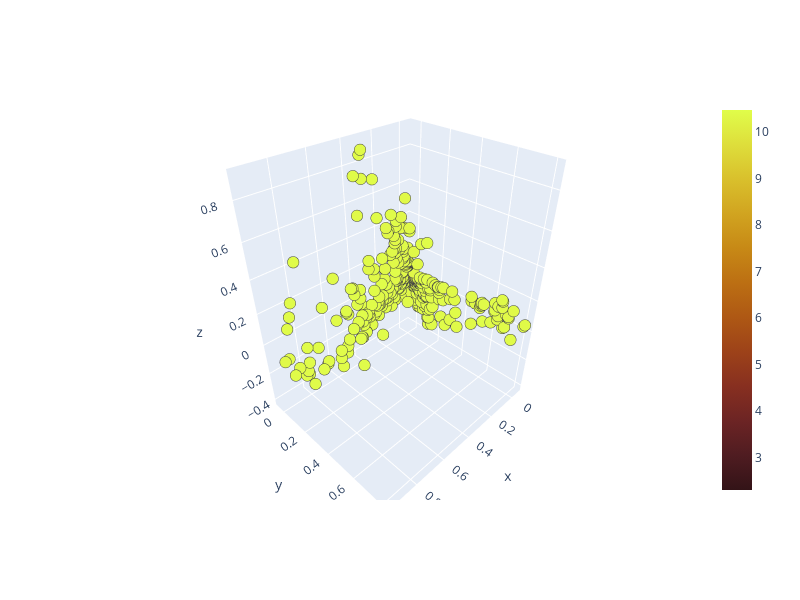
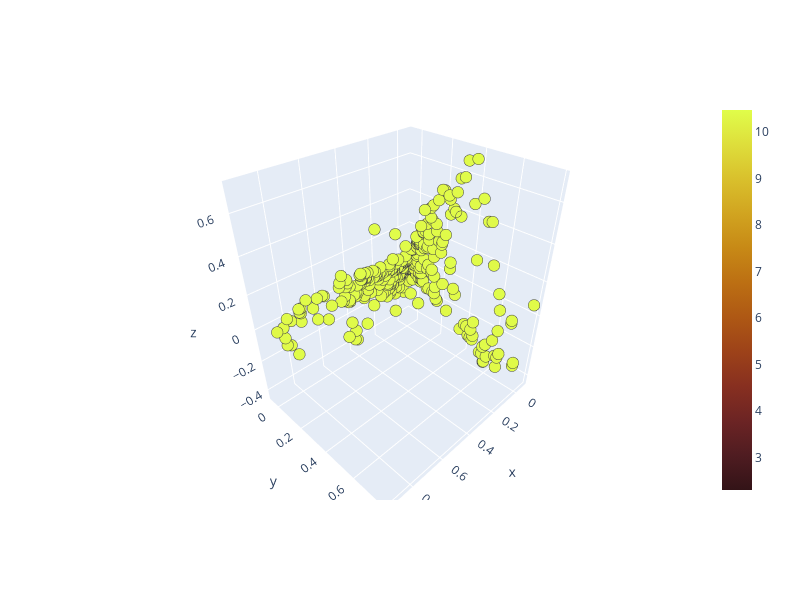
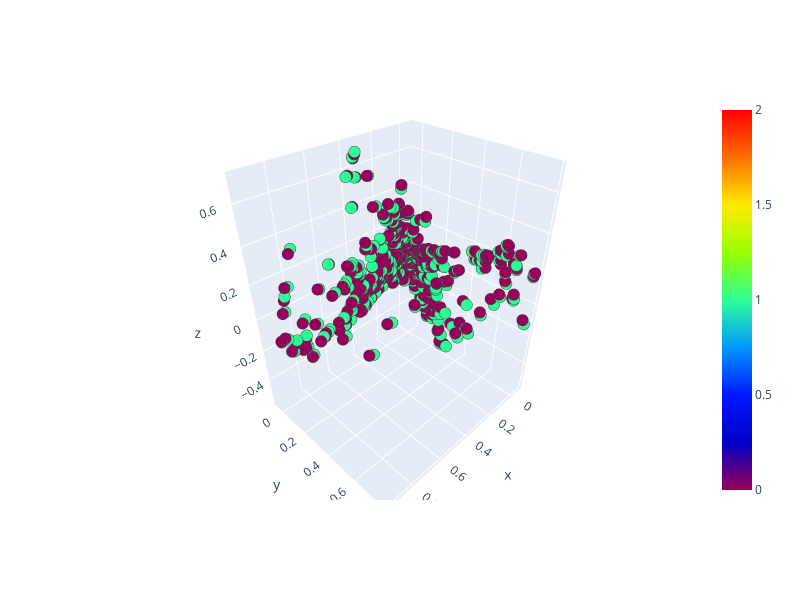

The cell these charts' notebook holds for them, in order:
### Code cell
from node2vec2rank.visualization_utils import dim_reduction, plot_embeddings

algorithm = 'pca'
n_components = 3

node_names = n2v2r_borda_ranking_pd.index.to_list()

first_embeddings = model.node_embeddings[0]
second_embeddings = model.node_embeddings[1]
# third_embeddings = model.node_embeddings[2]

concat_embeddings = np.concatenate((first_embeddings, second_embeddings), axis=0)

first_embeddings_red = dim_reduction(
    first_embeddings[:, :6], algorithm=algorithm, n_components=n_components)
second_embeddings_red = dim_reduction(
    second_embeddings[:, :6], algorithm=algorithm, n_components=n_components)
# third_embeddings = dim_reduction(
#     third_embeddings[:, :6], algorithm=algorithm, n_components=n_components)
concat_embeddings_red = dim_reduction(
    concat_embeddings[:, :6], algorithm=algorithm, n_components=n_components)

plot_embeddings(first_embeddings_red, color_type='numeric',
                color=np.log(n2v2r_borda_ranking_pd.loc[node_names, 'borda_ranks']), names=node_names)
plot_embeddings(second_embeddings_red, color_type='numeric',
                color=np.log(n2v2r_borda_ranking_pd.loc[node_names, 'borda_ranks']), names=node_names)


num_nodes = first_embeddings_red.shape[0]
color_one = np.zeros(num_nodes)
color_two = np.ones(num_nodes)
color_three = 2*np.ones(num_nodes)

color_concat = np.concatenate((color_one, color_two, color_three), axis=0)

plot_embeddings(concat_embeddings_red, color=color_concat,
                names=np.concatenate((node_names, node_names,node_names)))

### Figure 1 — Plotly figure (JSON) as saved in the notebook; plotly's stock layout.template omitted (floating-point values rounded to 4 significant figures; data arrays with more than 128 entries replaced by an {"elided": "..."} marker saying what was removed)
{"data": [{"hovertemplate": "<b>(%{x},%{y})</b><br><b>%{text}</b><extra></extra>", "marker": {"color": {"elided": "3551 float values"}, "colorscale": [[0, "rgb(51, 19, 23)"], [0.09091, "rgb(79, 28, 33)"], [0.1818, "rgb(108, 36, 36)"], [0.2727, "rgb(135, 47, 32)"], [0.3636, "rgb(157, 66, 25)"], [0.4545, "rgb(174, 88, 20)"], [0.5455, "rgb(188, 111, 19)"], [0.6364, "rgb(199, 137, 22)"], [0.7273, "rgb(209, 164, 32)"], [0.8182, "rgb(217, 192, 44)"], [0.9091, "rgb(222, 222, 59)"], [1, "rgb(224, 253, 74)"]], "line": {"width": 1}, "showscale": true, "size": 4}, "mode": "markers", "text": {"elided": "3551 str values"}, "type": "scatter3d", "x": {"elided": "3551 float values"}, "y": {"elided": "3551 float values"}, "z": {"elided": "3551 float values"}}], "layout": {"height": 600, "margin": {"b": 100, "l": 100, "r": 100, "t": 100}, "width": 800}}

### Figure 2 — Plotly figure (JSON) as saved in the notebook; plotly's stock layout.template omitted (floating-point values rounded to 4 significant figures; data arrays with more than 128 entries replaced by an {"elided": "..."} marker saying what was removed)
{"data": [{"hovertemplate": "<b>(%{x},%{y})</b><br><b>%{text}</b><extra></extra>", "marker": {"color": {"elided": "3551 float values"}, "colorscale": [[0, "rgb(51, 19, 23)"], [0.09091, "rgb(79, 28, 33)"], [0.1818, "rgb(108, 36, 36)"], [0.2727, "rgb(135, 47, 32)"], [0.3636, "rgb(157, 66, 25)"], [0.4545, "rgb(174, 88, 20)"], [0.5455, "rgb(188, 111, 19)"], [0.6364, "rgb(199, 137, 22)"], [0.7273, "rgb(209, 164, 32)"], [0.8182, "rgb(217, 192, 44)"], [0.9091, "rgb(222, 222, 59)"], [1, "rgb(224, 253, 74)"]], "line": {"width": 1}, "showscale": true, "size": 4}, "mode": "markers", "text": {"elided": "3551 str values"}, "type": "scatter3d", "x": {"elided": "3551 float values"}, "y": {"elided": "3551 float values"}, "z": {"elided": "3551 float values"}}], "layout": {"height": 600, "margin": {"b": 100, "l": 100, "r": 100, "t": 100}, "width": 800}}

### Figure 3 — Plotly figure (JSON) as saved in the notebook; plotly's stock layout.template omitted (floating-point values rounded to 4 significant figures; data arrays with more than 128 entries replaced by an {"elided": "..."} marker saying what was removed)
{"data": [{"hovertemplate": "<b>(%{x},%{y})</b><br><b>%{text}</b><extra></extra>", "marker": {"color": {"elided": "10653 int values"}, "colorscale": [[0, "rgb(150,0,90)"], [0.125, "rgb(0,0,200)"], [0.25, "rgb(0,25,255)"], [0.375, "rgb(0,152,255)"], [0.5, "rgb(44,255,150)"], [0.625, "rgb(151,255,0)"], [0.75, "rgb(255,234,0)"], [0.875, "rgb(255,111,0)"], [1, "rgb(255,0,0)"]], "line": {"width": 1}, "showscale": true, "size": 4}, "mode": "markers", "text": {"elided": "10653 str values"}, "type": "scatter3d", "x": {"elided": "7102 float values"}, "y": {"elided": "7102 float values"}, "z": {"elided": "7102 float values"}}], "layout": {"height": 600, "margin": {"b": 100, "l": 100, "r": 100, "t": 100}, "width": 800}}
